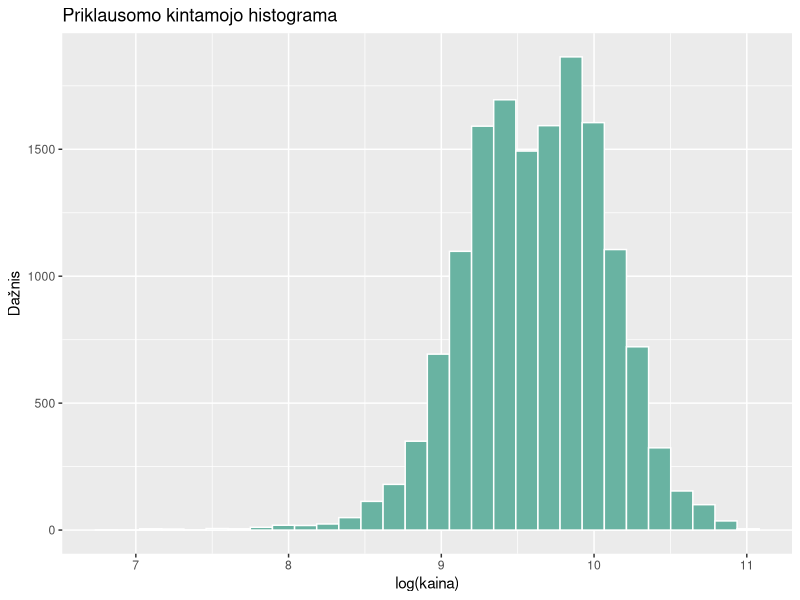
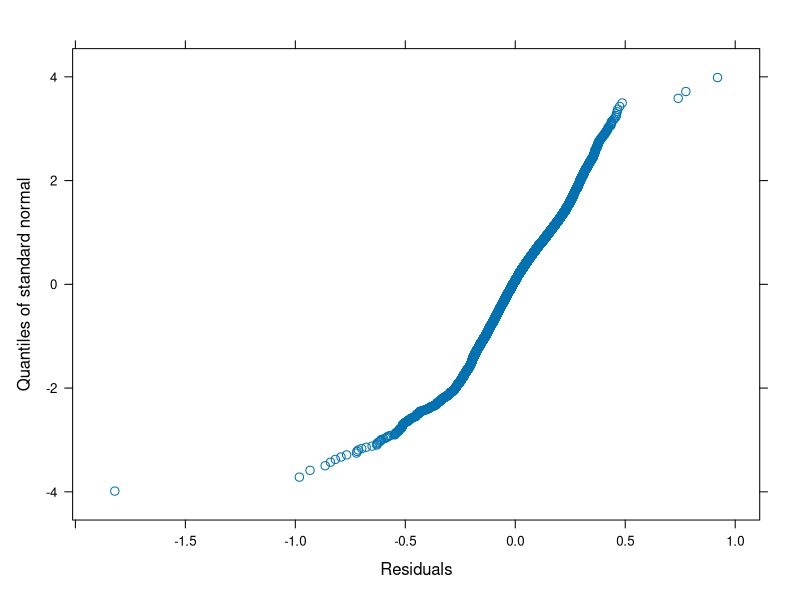
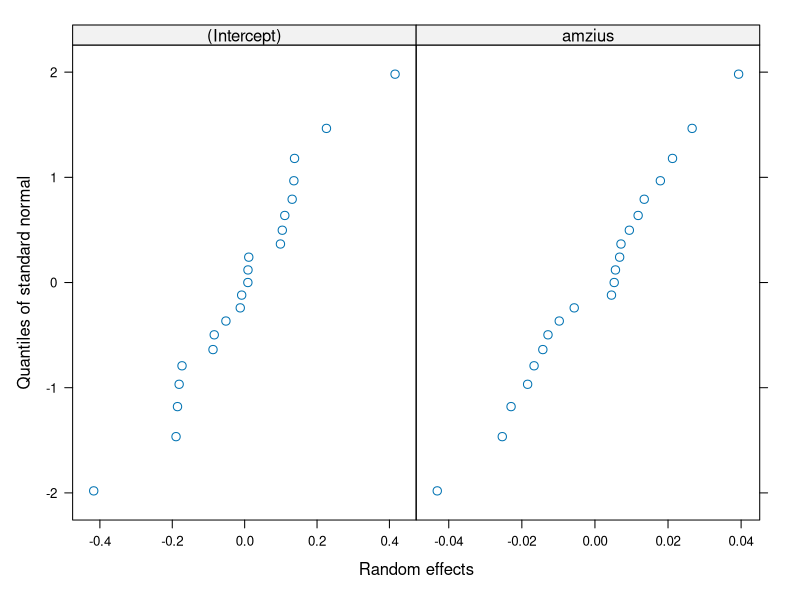
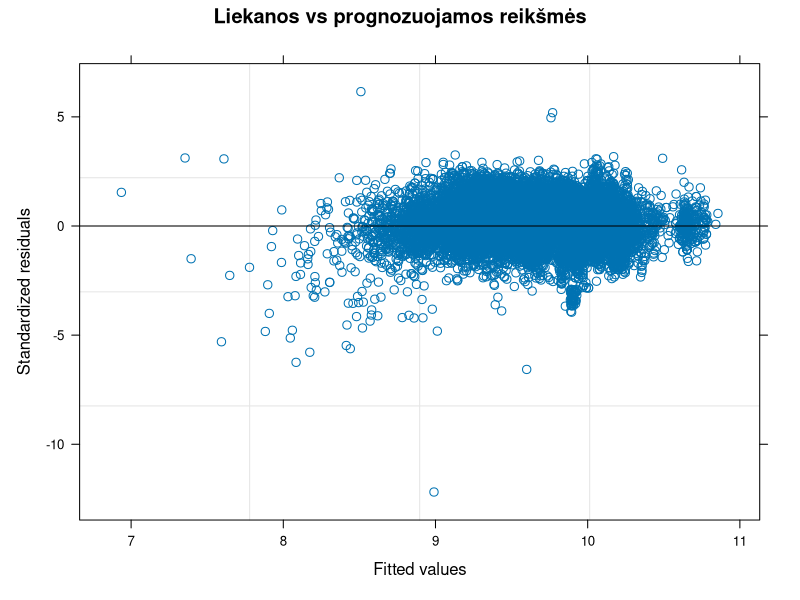
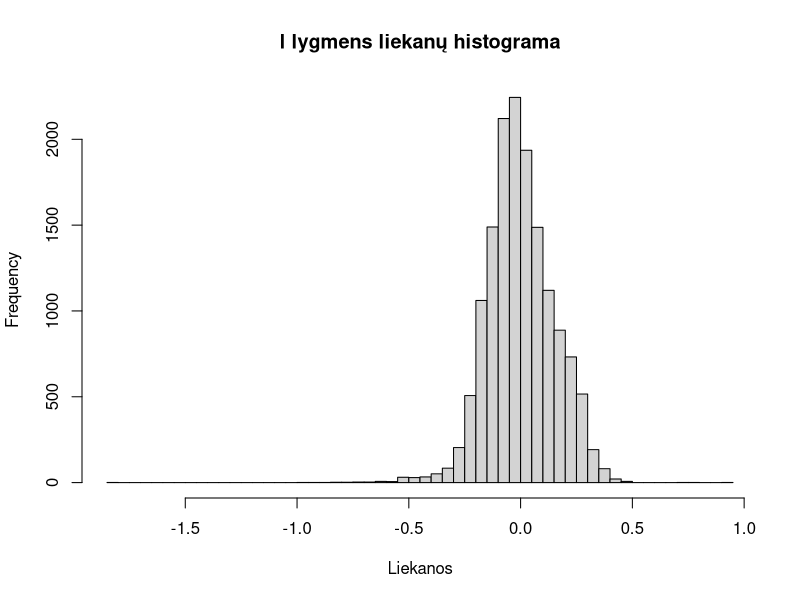

Write R code to recreate these figures, in order.
## ---- chunk 1
knitr::opts_chunk$set(echo = TRUE, warning = FALSE, message = FALSE)
## ---- chunk 2
library(nlme)      # lme() – hierarchiniai tiesiniai modeliai (kaip paskaitos pavyzdyje)
library(ggplot2)   # priklausomo kintamojo histograma
## ---- chunk 3
duom <- read.csv("vw.csv")
duom$model <- trimws(duom$model)                         # pavadinimų priekyje yra tarpas

duom <- subset(duom, fuelType %in% c("Petrol", "Diesel"))   # tik benzininiai ir dyzeliniai
duom <- subset(duom, engineSize > 0)                        # variklio tūris 0 – klaida
duom <- subset(duom, mpg >= 20 & mpg <= 100)                # neįtikėtinos sąnaudų reikšmės
duom <- duom[duom$model %in% names(which(table(duom$model) >= 30)), ]  # modeliai su >= 30 automobilių
duom$model <- factor(duom$model)

duom$lkaina <- log(duom$price)        # priklausomas kintamasis – kainos logaritmas
duom$amzius <- 2020 - duom$year       # amžius metais (duomenys surinkti 2020 m.)
duom$rida   <- duom$mileage / 1000    # rida, tūkst. mylių
duom$vid_variklis <- ave(duom$engineSize, duom$model)   # II lygmens kintamasis: modelio vidutinis variklio tūris

nrow(duom)            # stebėjimų skaičius
nlevels(duom$model)   # II lygmens aibių (modelių) skaičius
sort(table(duom$model))
## ---- chunk 4
ggplot(duom, aes(x = lkaina)) +
  geom_histogram(bins = 30, fill = "#69b3a2", color = "white") +
  labs(title = "Priklausomo kintamojo histograma", x = "log(kaina)", y = "Dažnis")
set.seed(2026)
shapiro.test(sample(duom$lkaina, 5000))   # shapiro.test leidžia iki 5000 stebėjimų – atsitiktinė imtis
## ---- chunk 5
model.0 <- lme(lkaina ~ 1, random = ~ 1 | model, data = duom)   # REML
summary(model.0)
VarCorr(model.0)
tau00 <- as.numeric(VarCorr(model.0)[1, "Variance"])
sigma2_0 <- model.0$sigma^2
ICC <- tau00 / (tau00 + sigma2_0)
ICC
intervals(model.0)    # PI dispersijų st. nuokrypiams (ar tau00 > 0, sigma^2 > 0)
## ---- chunk 6
round(cor(duom[, c("amzius", "rida", "mpg")]), 3)
## ---- chunk 7
ctrl <- lmeControl(opt = "optim", maxIter = 200, msMaxIter = 200)
model.1 <- lme(lkaina ~ 1 + vid_variklis + amzius + rida + mpg,
               random = ~ 1 + amzius | model, data = duom, control = ctrl)   # REML
summary(model.1)        # fiksuoti parametrai (Fixed effects) ir st. nuokrypiai (Random effects)
VarCorr(model.1)        # dispersijos: tau00, tau11, sigma^2
## ---- chunk 8
sigma2_1 <- model.1$sigma^2
(sigma2_0 - sigma2_1) / sigma2_0      # I lygmens dispersijos sąlyginis pokytis

model.0ml <- update(model.0, method = "ML")   # palyginimui – ML įverčiai
model.1ml <- update(model.1, method = "ML")
anova(model.1ml, model.0ml)                   # AIC ir tikėtinumo santykio testas
AIC(model.0ml) - AIC(model.1ml)               # Akaikės indekso pokytis

# Ar reikalingas atsitiktinis amžiaus nuolydis?
model.1a <- lme(lkaina ~ 1 + vid_variklis + amzius + rida + mpg,
                random = ~ 1 | model, data = duom, method = "ML")
anova(model.1ml, model.1a)
## ---- chunk 9
model.2ml <- lme(lkaina ~ 1 + vid_variklis + amzius + rida + mpg + vid_variklis:amzius,
                 random = ~ 1 + amzius | model, data = duom, method = "ML", control = ctrl)
summary(model.2ml)$tTable
anova(model.1ml, model.2ml)
## ---- chunk 10
model.4ml <- lme(lkaina ~ 1 + vid_variklis + amzius + rida + mpg + vid_variklis:mpg,
                 random = ~ 1 + amzius | model, data = duom, method = "ML", control = ctrl)
summary(model.4ml)$tTable
anova(model.1ml, model.4ml)      # p = 0,0007 – modelis su sąveika statistiškai reikšmingai geresnis
## ---- chunk 11
model.4reml <- update(model.4ml, method = "REML")
summary(model.4reml)   # fiksuoti parametrai ir st. nuokrypiai
VarCorr(model.4reml)   # dispersijos: tau00, tau11, sigma^2

sigma2_4 <- model.4reml$sigma^2
(sigma2_0 - sigma2_4) / sigma2_0              # I lygmens dispersijos sąlyginis pokytis
anova(model.4ml, model.0ml)                   # AIC ir tikėtinumo santykio testas (ML)
AIC(model.0ml) - AIC(model.4ml)               # Akaikės indekso pokytis
## ---- chunk 12
qqnorm(model.4reml, ~ resid(.))      # I lygmens liekanos e
qqnorm(model.4reml, ~ ranef(.))      # II lygmens u0 ir u1
plot(model.4reml, resid(., type = "pearson") ~ fitted(.), abline = 0,
     main = "Liekanos vs prognozuojamos reikšmės")   # homoskedastiškumas
hist(resid(model.4reml), breaks = 80, main = "I lygmens liekanų histograma", xlab = "Liekanos")
mean(abs(resid(model.4reml, type = "pearson")) > 3)   # dalis liekanų, didesnių nei 3 st. nuokrypiai
round(ranef(model.4reml), 3)
## ---- chunk 13
vv_golf <- unique(duom$vid_variklis[duom$model == "Golf"])
naujas_golf <- data.frame(model = factor("Golf", levels = levels(duom$model)),
                          vid_variklis = vv_golf, amzius = 3, rida = 30, mpg = 55)
exp(predict(model.4reml, naujas_golf, level = 0))   # populiacijos lygis
exp(predict(model.4reml, naujas_golf, level = 1))   # su Golf atsitiktiniais efektais
